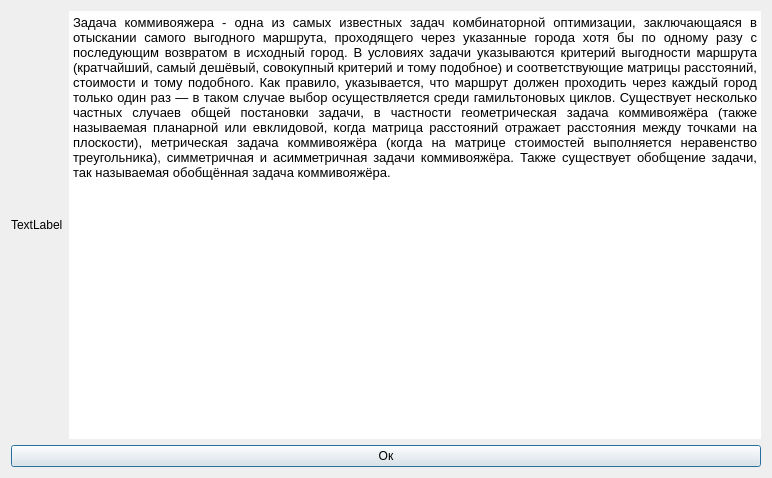
<?xml version="1.0" encoding="UTF-8"?>
<ui version="4.0">
 <class>HelpTask</class>
 <widget class="QDialog" name="HelpTask">
  <property name="geometry">
   <rect>
    <x>0</x>
    <y>0</y>
    <width>772</width>
    <height>478</height>
   </rect>
  </property>
  <property name="windowTitle">
   <string>Справка задача коммивояжер</string>
  </property>
  <property name="windowIcon">
   <iconset resource="E:/C++/TaskTravelingSalesman/res/iconmainwindow.qrc">
    <normaloff>:/iconHelp.PNG</normaloff>:/iconHelp.PNG</iconset>
  </property>
  <layout class="QVBoxLayout" name="verticalLayout">
   <item>
    <layout class="QHBoxLayout" name="horizontalLayout_2">
     <item>
      <widget class="QLabel" name="image">
       <property name="text">
        <string>TextLabel</string>
       </property>
      </widget>
     </item>
     <item>
      <widget class="QTextBrowser" name="textBrowser">
       <property name="frameShape">
        <enum>QFrame::NoFrame</enum>
       </property>
       <property name="html">
        <string>&lt;!DOCTYPE HTML PUBLIC &quot;-//W3C//DTD HTML 4.0//EN&quot; &quot;http://www.w3.org/TR/REC-html40/strict.dtd&quot;&gt;
&lt;html&gt;&lt;head&gt;&lt;meta name=&quot;qrichtext&quot; content=&quot;1&quot; /&gt;&lt;style type=&quot;text/css&quot;&gt;
p, li { white-space: pre-wrap; }
&lt;/style&gt;&lt;/head&gt;&lt;body style=&quot; font-family:'MS Shell Dlg 2'; font-size:8.25pt; font-weight:400; font-style:normal;&quot;&gt;
&lt;p align=&quot;justify&quot; style=&quot; margin-top:0px; margin-bottom:0px; margin-left:0px; margin-right:0px; -qt-block-indent:0; text-indent:0px;&quot;&gt;&lt;span style=&quot; font-size:10pt;&quot;&gt;Задача коммивояжера - одна из самых известных задач комбинаторной оптимизации, заключающаяся в отыскании самого выгодного маршрута, проходящего через указанные города хотя бы по одному разу с последующим возвратом в исходный город. В условиях задачи указываются критерий выгодности маршрута (кратчайший, самый дешёвый, совокупный критерий и тому подобное) и соответствующие матрицы расстояний, стоимости и тому подобного. Как правило, указывается, что маршрут должен проходить через каждый город только один раз — в таком случае выбор осуществляется среди гамильтоновых циклов. Существует несколько частных случаев общей постановки задачи, в частности геометрическая задача коммивояжёра (также называемая планарной или евклидовой, когда матрица расстояний отражает расстояния между точками на плоскости), метрическая задача коммивояжёра (когда на матрице стоимостей выполняется неравенство треугольника), симметричная и асимметричная задачи коммивояжёра. Также существует обобщение задачи, так называемая обобщённая задача коммивояжёра.&lt;/span&gt;&lt;/p&gt;&lt;/body&gt;&lt;/html&gt;</string>
       </property>
      </widget>
     </item>
    </layout>
   </item>
   <item>
    <widget class="QPushButton" name="b_ok">
     <property name="text">
      <string>Ок</string>
     </property>
    </widget>
   </item>
  </layout>
 </widget>
 <resources>
  <include location="E:/C++/TaskTravelingSalesman/res/iconmainwindow.qrc"/>
 </resources>
 <connections>
  <connection>
   <sender>b_ok</sender>
   <signal>clicked()</signal>
   <receiver>HelpTask</receiver>
   <slot>reject()</slot>
   <hints>
    <hint type="sourcelabel">
     <x>385</x>
     <y>458</y>
    </hint>
    <hint type="destinationlabel">
     <x>385</x>
     <y>238</y>
    </hint>
   </hints>
  </connection>
 </connections>
</ui>
